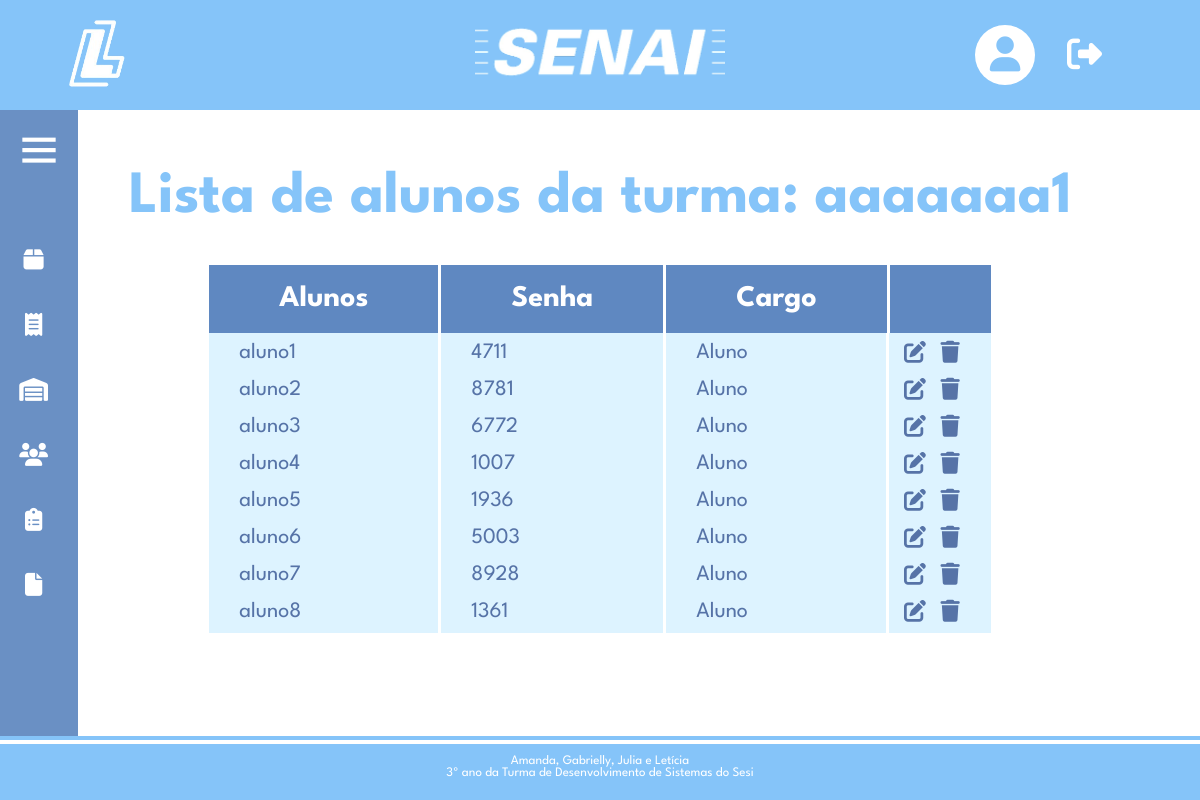
Page /alunos.php (signed in) on the committed database.
### tables this page shows
CREATE TABLE `turma` (
  `id` int(11) NOT NULL,
  `nome` varchar(255) NOT NULL,
  `id_professor` int(11) NOT NULL
);

CREATE TABLE `cadastro` (
  `id` int(11) NOT NULL,
  `nome` varchar(200) NOT NULL,
  `email` varchar(200) NOT NULL,
  `senha` varchar(200) NOT NULL,
  `professor` tinyint(1) NOT NULL,
  `cargo` varchar(255) NOT NULL,
  `id_turma` int(11) NOT NULL
);

### alunos.php (the view, shortened to what this page needs)
<!DOCTYPE html>
<html lang="en">
<?php
include_once('config.php');
if (isset($_SESSION['id_turma'])) {
  $id_turma = $_SESSION['id_turma'];
  $sql = "SELECT nome FROM turma WHERE id = '$id_turma'";
  $resultado = $conexao->query($sql);
  if ($resultado->num_rows > 0) {
      $row = $resultado->fetch_assoc();
      $nome_turma = $row['nome'];
  } else {
      $nome_turma = "Turma não encontrada";
  }
}
?>
<head>
  <link rel="stylesheet" type="text/css" href="estiloAlunos.css" media="screen" />
  <link rel="stylesheet" type="text/css" href="estiloHome.css" media="screen" />
  <link href='https://unpkg.com/boxicons@2.0.7/css/boxicons.min.css' rel='stylesheet'>
</head>
<body>
  <header class="header-topo">
    <div class="logSenai">
      <a href="homeP.php"><img src="imagens/logo-logsenai.png" alt="Minha Figura" width="75" height="auto"></a>
    </div>
    <div class="logo">
      <a href="homeP.php"><img src="imagens/senai-branco.png" alt="Minha Figura" width="250" height="auto"></a>
    </div>
    <div class="menu-header">
      <div class="dropdown-perfil">
        <a href="#">
          <div class="circulo">
            <i class="fa-solid fa-user"></i>
          </div>
        </a>
      </div>
      <a href="sair.php"><i class="fa-solid fa-right-from-bracket"></i></a>
    </div>
  </header>
  <div class="sidebar close">
    <div class="logo-details">
      <i class="bx bx-menu"></i>
    </div>
    <ul class="nav-links">
      <li>
        <div class="iocn-link">
          <a href="#">
            <i class="fa-solid fa-box"></i>
          </a>
        </div>
      </li>
      <li>
        <div class="iocn-link">
          <a href="#">
            <i class="fa-solid fa-receipt"></i>
          </a>
        </div>
      </li>
      <li>
        <div class="iocn-link">
          <a href="containerP.php">
            <i class="fa-solid fa-warehouse"></i>
          </a>
        </div>
      </li>
      <li>
      <div class="iocn-link">
        <a href="#">
          <i class="fa-solid fa-users"></i>
        </a>
        </div>
      </li>
      <li>
        <div class="iocn-link">
          <a href="#">
            <i class="fa-solid fa-clipboard-list fa-lg"></i>
          </a>
        </div>
      </li>
      <li>
        <a href="relatoriosP.php">
          <i class="fa-solid fa-file"></i>
        </a>
      </li>
    </ul>
  </div>
  <div class="conteudo">
    <div class="titulo-conteudo">
      <h1>Lista de alunos da turma: <?php echo $nome_turma?></h1>
    </div>
    <div class="quadro-alunos">
      <table>
        <thead>
          <tr>
            <th>Alunos</th>
            <th>Senha</th>
            <th>Cargo</th>
            <th></th>
          </tr>
        </thead>
        <tbody>
          <?php
            $id_professor = $_SESSION['id'];
            $sqlProfessor = "SELECT cadastro.id AS id, cadastro.nome AS nome_aluno, turma.nome AS nome_turma, cadastro.senha AS senha, cadastro.cargo AS cargo
                              FROM cadastro
                              JOIN turma ON cadastro.id_turma = turma.id
                              WHERE turma.id_professor = $id_professor AND cadastro.professor = 0 AND cadastro.id_turma = $id_turma;
                              ";
            $resultado = $conexao->query($sqlProfessor);
            while ($user_data = $resultado->fetch_assoc()) {
              echo "<tr>";
              echo "<td>" . $user_data['nome_aluno'] . "</td>";
              echo "<td>" . $user_data['senha'] . "</td>";
              echo "<td>" . $user_data['cargo'] . "</td>";
              ?>
              <td>
                  <div class="botaoEditar" onclick="editarAluno(<?php echo $user_data['id']; ?>, '<?php echo $user_data['nome_aluno']; ?>', '<?php echo $user_data['senha']; ?>', '<?php echo $user_data['cargo']; ?>')">
                      <i class="fa-solid fa-pen-to-square"></i>
                  </div>
                  <div class="botaoDeletar" onclick="confirmarExclusao(<?php echo $user_data['id']; ?>)">
                      <i class="fa-solid fa-trash"></i>
                  </div>
              </td>
              <?php
              echo "</tr>";
          }
          ?>
        </tbody>
      </table>
    </div>
  </div>
  <?php
  include_once('footer.php');
  ?>
</body>
</html>

### estiloAlunos.css (style rules this page uses)
.quadro-alunos { width: 100%; display: flex; justify-content: center; }
.quadro-alunos table th { color: #fff; background-color: #5f88c1; font-size: 30px; font-family: "League Spartan", sans-serif; padding: 20px 70px; border-right: 3px solid #fff; }
.quadro-alunos table thead { display: block; }
.quadro-alunos table tbody { background-color: #ddf3ff; display: block; overflow-y: scroll; height: 300px; }
.quadro-alunos table tbody td { border-right: 3px solid #fff; padding: 8px 0px 5px 30px; font-family: "League Spartan", sans-serif; font-size: 22px; color: #5673a7; }
td:nth-child(1) { width: 199px; }
td:nth-child(2) { width: 192px; }
td:nth-child(3) { width: 190px; }
td:nth-child(4) { width: 85px; display: flex; justify-content: space-evenly; padding: 8px 0px 5px 0px !important; border-right: 0px !important; }
th:nth-child(4) { width: 101px; border: 0px !important; padding: 0px !important; }
table { border-spacing: 0px; }
.botaoEditar i, .botaoDeletar i { color: #5673a7; }

### estiloHome.css (style rules this page uses)
body, html { height: 100%; width: 100%; margin: 0px; }
.header-topo { background-color: #85C4F9; width: 100%; height: auto; padding: 10px 0px; display: flex; justify-content: space-between; }
.logo { margin: 10px 5px 5px 10px; justify-self: center; }
.logSenai { margin: 5px 120PX 5px 5%; }
.menu-header { display: flex; align-items: center; justify-content: space-around; margin: 5px 8% 5px 5px }
.menu-header a { margin-left: 30px; display: flex; align-items: center; text-decoration: none; }
.menu-header i { font-size: 35px; color: #fff; margin: 0px 2px; }
.circulo { width: 60px; height: 60px; background-color: #fff; border-radius: 40px; display: flex; justify-content: center; align-items: center; }
.circulo i { color:#85C4F9; font-size: 35px; }
.titulo-conteudo { width: 100%; height: auto; display: flex; justify-content: center; }
.titulo-conteudo h1 { font-size: 60px; font-weight: bold; font-family: "League Spartan", sans-serif; color: #85C4F9; margin-top: 60px; }
.sidebar { position: fixed; left: 0; height: 100%; width: 260px; background: #6A90C4; transition: all 0.5s ease; }
.sidebar.close { width: 78px; }
.sidebar .logo-details { height: 60px; width: 100%; display: flex; align-items: center; margin-top: 10px; }
.sidebar .logo-details i { font-size: 50px; color: #fff; height: 50px; min-width: 78px; text-align: center; line-height: 50px; }
.sidebar .nav-links { height: 100%; padding: 30px 0 150px 0; overflow: auto; }
.sidebar.close .nav-links { overflow: visible; }
.sidebar .nav-links li { position: relative; list-style: none; transition: all 0.4s ease; }
.sidebar .nav-links li .iocn-link { display: flex; align-items: center; justify-content: space-between; }
.sidebar.close .nav-links li .iocn-link { display: block }
.sidebar .nav-links li i { height: 65px; min-width: 67px; text-align: center; line-height: 66px; color: #fff; font-size: 23px; cursor: pointer; transition: all 0.3s ease; }
.sidebar .nav-links li a { display: flex; align-items: center; text-decoration: none; }
.bx-menu { cursor:pointer; }

### rows in the picture
turma: nome "aaaaaaa1"
cadastro: nome "aluno1", senha "4711", cargo "Aluno"
cadastro: nome "aluno2", senha "8781", cargo "Aluno"
cadastro: nome "aluno3", senha "6772", cargo "Aluno"
cadastro: nome "aluno4", senha "1007", cargo "Aluno"
cadastro: nome "aluno5", senha "1936", cargo "Aluno"
cadastro: nome "aluno6", senha "5003", cargo "Aluno"
cadastro: nome "aluno7", senha "8928", cargo "Aluno"
cadastro: nome "aluno8", senha "1361", cargo "Aluno"
